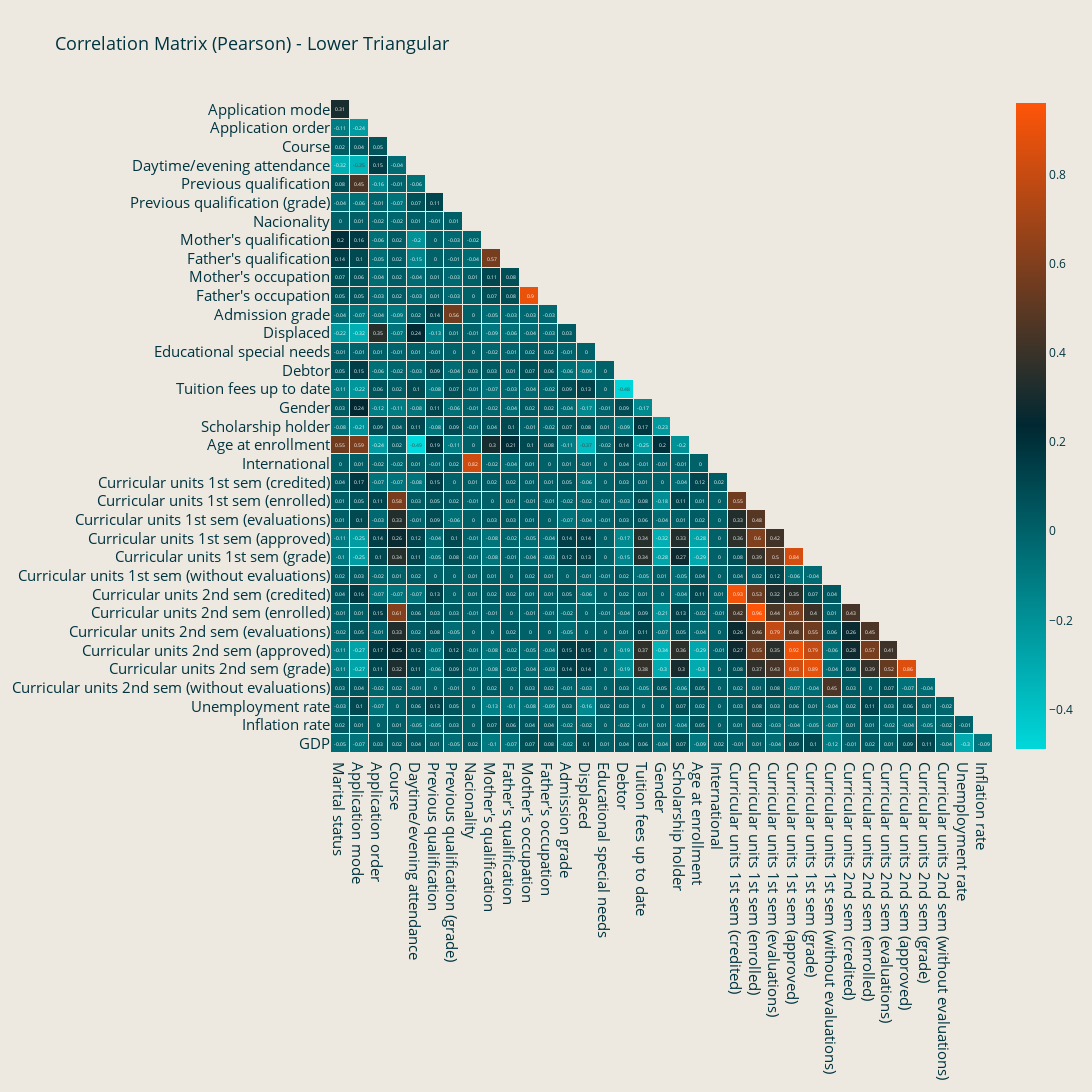

The notebook cell saved with this chart:
### Code cell
pearson_corr, lower_tri_corr = correlation_values(train, target, 15, 1500, 1500)

### Figure 1 — Plotly figure (JSON) as saved in the notebook; plotly's stock layout.template omitted (floating-point values rounded to 4 significant figures; data arrays with more than 128 entries replaced by an {"elided": "..."} marker saying what was removed)
{"data": [{"colorbar": {"len": 1.02}, "colorscale": [[0, "#00D8DB"], [0.5, "#002832"], [1, "#FF5508"]], "hoverinfo": "none", "showscale": true, "text": {"elided": "35x35 mixed values"}, "texttemplate": "%{text}", "type": "heatmap", "x": ["Marital status", "Application mode", "Application order", "Course", "Daytime/evening attendance", "Previous qualification", "Previous qualification (grade)", "Nacionality", "Mother's qualification", "Father's qualification", "Mother's occupation", "Father's occupation", "Admission grade", "Displaced", "Educational special needs", "Debtor", "Tuition fees up to date", "Gender", "Scholarship holder", "Age at enrollment", "International", "Curricular units 1st sem (credited)", "Curricular units 1st sem (enrolled)", "Curricular units 1st sem (evaluations)", "Curricular units 1st sem (approved)", "Curricular units 1st sem (grade)", "Curricular units 1st sem (without evaluations)", "Curricular units 2nd sem (credited)", "Curricular units 2nd sem (enrolled)", "Curricular units 2nd sem (evaluations)", "Curricular units 2nd sem (approved)", "Curricular units 2nd sem (grade)", "Curricular units 2nd sem (without evaluations)", "Unemployment rate", "Inflation rate"], "xgap": 1, "y": ["Application mode", "Application order", "Course", "Daytime/evening attendance", "Previous qualification", "Previous qualification (grade)", "Nacionality", "Mother's qualification", "Father's qualification", "Mother's occupation", "Father's occupation", "Admission grade", "Displaced", "Educational special needs", "Debtor", "Tuition fees up to date", "Gender", "Scholarship holder", "Age at enrollment", "International", "Curricular units 1st sem (credited)", "Curricular units 1st sem (enrolled)", "Curricular units 1st sem (evaluations)", "Curricular units 1st sem (approved)", "Curricular units 1st sem (grade)", "Curricular units 1st sem (without evaluations)", "Curricular units 2nd sem (credited)", "Curricular units 2nd sem (enrolled)", "Curricular units 2nd sem (evaluations)", "Curricular units 2nd sem (approved)", "Curricular units 2nd sem (grade)", "Curricular units 2nd sem (without evaluations)", "Unemployment rate", "Inflation rate", "GDP"], "ygap": 1, "z": {"elided": "35x35 float values"}}], "layout": {"font": {"color": "#003440"}, "height": 1500, "paper_bgcolor": "#EDE9E0", "plot_bgcolor": "#EDE9E0", "title": {"font": {"size": 18}, "text": "Correlation Matrix (Pearson) - Lower Triangular"}, "width": 1500, "xaxis": {"showgrid": false, "tickfont": {"size": 15}}, "yaxis": {"autorange": "reversed", "showgrid": false, "tickfont": {"size": 15}}}}
